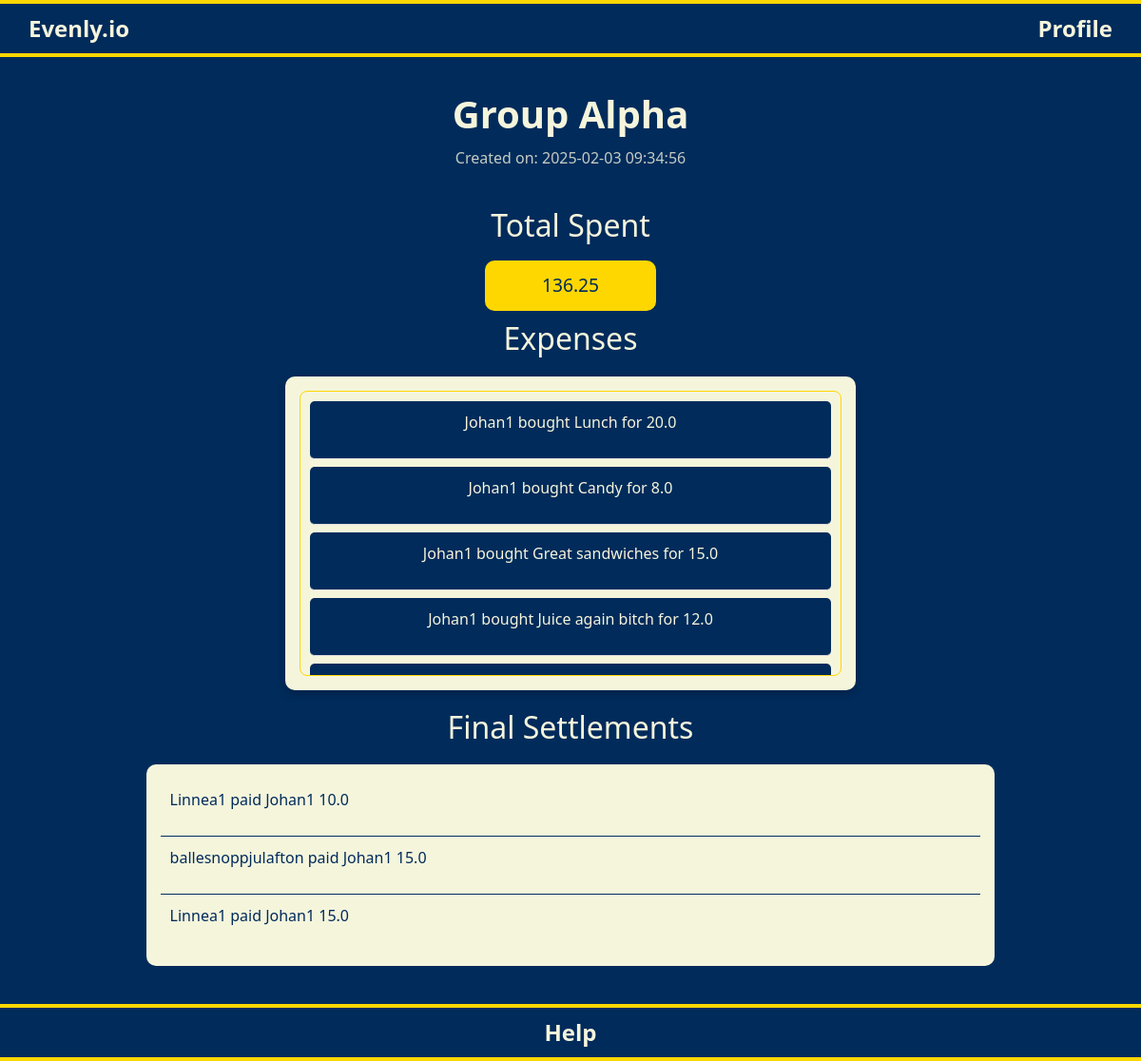
Screenshot of /finished-group/1 (signed in) with the database file from the repository.
### tables this page shows
CREATE TABLE Groups (
    group_id INTEGER PRIMARY KEY AUTOINCREMENT,
    name TEXT NOT NULL,
    code TEXT NOT NULL UNIQUE,
    created_by INTEGER NOT NULL,
    status TEXT DEFAULT 'active',
    timestamp DATETIME DEFAULT CURRENT_TIMESTAMP,
    FOREIGN KEY (created_by) REFERENCES Users (user_id)
);

CREATE TABLE Payments (
    payment_id INTEGER PRIMARY KEY AUTOINCREMENT,
    group_id INTEGER NOT NULL,
    paid_by INTEGER NOT NULL,    -- who paid the amount
    amount REAL NOT NULL,        -- amount paid
    description TEXT,            -- optional description (e.g. "beer for 3")
    timestamp DATETIME DEFAULT CURRENT_TIMESTAMP, -- when the payment was made
    FOREIGN KEY (group_id) REFERENCES Groups (group_id),
    FOREIGN KEY (paid_by) REFERENCES Users (user_id)
);

CREATE TABLE Users (
    user_id INTEGER PRIMARY KEY AUTOINCREMENT,
    username TEXT NOT NULL UNIQUE,
    password_hash TEXT NOT NULL
);

CREATE TABLE Settlements (
    settlement_id INTEGER PRIMARY KEY AUTOINCREMENT,
    group_id INTEGER NOT NULL,
    from_user INTEGER NOT NULL,
    to_user INTEGER NOT NULL,
    amount REAL NOT NULL,
    status TEXT DEFAULT 'unpaid', -- track whether the debt is "paid" or "unpaid"
    timestamp DATETIME DEFAULT CURRENT_TIMESTAMP,
    FOREIGN KEY (group_id) REFERENCES Groups (group_id),
    FOREIGN KEY (from_user) REFERENCES Users (user_id),
    FOREIGN KEY (to_user) REFERENCES Users (user_id)
);

### app.py (the view)
@app.route("/finished-group/<int:group_id>")
@login_required
def finished_group(group_id):
    conn = get_db_connection()
    cursor = conn.cursor()
    cursor.execute("SELECT name, timestamp FROM Groups WHERE group_id = ?", (group_id,))
    group = cursor.fetchone()
    if not group:
        conn.close()
        return apology("Group not found", 404)
    group_name, created_at = group
    cursor.execute("SELECT SUM(amount) FROM Payments WHERE group_id = ?", (group_id,))
    total_spent = cursor.fetchone()[0] or 0
    cursor.execute("""
        SELECT p.payment_id, p.paid_by, u.username, p.amount, p.description, p.timestamp
        FROM Payments p
        JOIN Users u ON p.paid_by = u.user_id
        WHERE p.group_id = ?
        ORDER BY p.timestamp DESC
    """, (group_id,))
    expenses = [dict(zip(["payment_id", "paid_by", "username", "amount", "description", "timestamp"], row)) for row in cursor.fetchall()]
    cursor.execute("""
        SELECT u1.username AS from_username,
               u2.username AS to_username,
               s.amount
        FROM Settlements s
        JOIN Users u1 ON s.from_user = u1.user_id
        JOIN Users u2 ON s.to_user = u2.user_id
        WHERE s.group_id = ? AND s.status = 'paid'
        ORDER BY s.timestamp DESC
    """, (group_id,))
    debts = [dict(zip(["from_username", "to_username", "amount"], row)) for row in cursor.fetchall()]
    conn.close()
    return render_template(
        "finished_group.html",
        group_name=group_name,
        created_at=created_at,
        total_spent=total_spent,
        expenses=expenses,
        debts=debts,
        group_id=group_id
    )

### app.py (called while the page is built)
@app.after_request
def after_request(response):
    response.headers["Cache-Control"] = "no-cache, no-store, must-revalidate"
    response.headers["Expires"] = 0
    response.headers["Pragma"] = "no-cache"
    return response

### database.py (called while the page is built)
def get_db_connection():
    conn = sqlite3.connect("evenly.db")
    conn.row_factory = sqlite3.Row  # Allows dictionary-like row access
    return conn

### helpers.py (called while the page is built)
def login_required(f):
    @wraps(f)
    def decorated_function(*args, **kwargs):
        if session.get("user_id") is None:
            return redirect("start.html")
        return f(*args, **kwargs)
    return decorated_function

### templates/finished_group.html (shortened to what this page needs)
{% extends "layout.html" %}
{% block main %}
<div class="container">
    <h1 class="group-logo">{{ group_name if group_name else 'No Group Found' }}</h1>
    <p class="group-time">
        Created on: {{ created_at if created_at else 'Unknown Date' }}
    </p>
    <div class="total-spent-wrapper">
        <h2>Total Spent</h2>
        <p class="btn-custom btn-register-login">{{ total_spent if total_spent else '0' }}</p>
    </div>
    <h2>Expenses</h2>
    {% if expenses %}
        <div class="expenses-container">
            <div class="expenses-list">
                {% for expense in expenses %}
                <div class="expense-item" data-expense-id="{{ expense['payment_id'] }}">
                    <p>{{ expense["username"] }} bought {{ expense["description"] }} for {{ expense["amount"] }}</p>
                </div>
                {% endfor %}
            </div>
        </div>
    {% else %}
        <p>No expenses recorded.</p>
    {% endif %}
    <h2>Final Settlements</h2>
    {% if debts %}
        <div class="scoreboard">
            {% for debt in debts %}
                <div>
                    <p>{{ debt["from_username"] }} paid {{ debt["to_username"] }} {{ debt["amount"] }}</p>
                </div>
            {% endfor %}
        </div>
    {% else %}
        <p>No settlements recorded.</p>
    {% endif %}
</div>
{% endblock %}

### templates/layout.html (shortened to what this page needs)
<!DOCTYPE html>
<html lang="en">
<head>
    <link href="https://cdn.jsdelivr.net/npm/bootstrap@5.3.3/dist/css/bootstrap.min.css" rel="stylesheet">
    <link href="{{ url_for('static', filename='style.css') }}" rel="stylesheet">
</head>
<body>
    <header class="site-header">
        <a href="/home" class="text-decoration-none">Evenly.io</a>
        <a href="/profile" class="text-decoration-none">Profile</a>
    </header>
    <main class="main-content">
        <div class="scroll-wrapper">
            {% block main %}{% endblock %}
        </div>
    </main>
    <footer class="site-footer">
        <a href="/help" class="text-decoration-none">Help</a>
    </footer>
</body>
</html>

### static/style.css (style rules this page uses)
html, body { height: 100%; margin: 0; padding: 0; display: flex; flex-direction: column; background-color: #002B5B; color: #F5F5DC; overflow-x: hidden; overflow-y: auto; }
.group-logo { font-size: 2.5rem; font-weight: bold; margin-top: 10px; margin-bottom: 10px; word-wrap: break-word; }
.group-time { font-size: 1.0rem; opacity: 0.8; margin-top: 10; margin-bottom: 40px; }
.btn-custom { width: 180px; font-size: 1.2rem; padding: 12px; margin: 10px; border-radius: 10px; border: none; transition: all 0.3s ease-in-out; }
.btn-register-login { background-color: #FFD700; color: #002B5B; }
.site-header { position: fixed; top: 0; left: 0; width: 100%; height: 60px; border-top: 4px solid #FFD700; border-bottom: 4px solid #FFD700; padding: 15px 30px; text-align: center; background-color: #002B5B; display: flex; justify-content: space-between; align-items: center; z-index: 1000; }
.site-footer { position: fixed; bottom: 0; left: 0; width: 100%; height: 60px; border-top: 4px solid #FFD700; border-bottom: 4px solid #FFD700; padding: 15px 30px; text-align: center; background-color: #002B5B; display: flex; justify-content: center; align-items: center; z-index: 1000; margin-top: auto; }
.site-header a, .site-footer a { color: #F5F5DC; font-size: 1.5rem; font-weight: bold; }
main { flex-grow: 1; padding-top: 80px; padding-bottom: 80px; text-align: center; }
.expenses-container { background-color: #F5F5DC; border-radius: 10px; padding: 15px; width: 60%; max-width: 600px; margin: 20px auto; box-shadow: 0 4px 8px rgba(0, 0, 0, 0.2); }
.expenses-list { max-height: 300px; overflow-y: auto; padding: 10px; border: 1px solid #FFD700; border-radius: 8px; }
.expense-item { background-color: #002B5B; color: #F5F5DC; padding: 10px; margin-bottom: 8px; border-radius: 5px; }
.main-content { flex-grow: 1; padding: 20px; padding-top: 80px; padding-bottom: 80px; text-align: center; box-sizing: border-box; overflow-y: auto; }
.scroll-wrapper { padding-right: 10px; margin-right: -10px; }
.total-spent-wrapper { display: flex; flex-direction: column; align-items: center; margin-top: 20px; }
.expense-item { cursor: pointer; padding: 10px; border-bottom: 1px solid #ddd; }
.scoreboard { width: 80%; margin: 20px auto; background-color: #F5F5DC; border-radius: 10px; padding: 15px; }
.scoreboard p { display: inline-block; margin-right: 10px; color: #002B5B; }
.scoreboard > div { display: flex; justify-content: space-between; align-items: center; padding: 10px; border-bottom: 1px solid #002B5B; }
.scoreboard > div:last-child { border-bottom: none; }

### rows the page displays
Groups: name "Group Alpha", timestamp "2025-02-03 09:34:56"
Payments: username "Johan1", description "Lunch", amount "20.0"
Payments: username "Johan1", description "Candy", amount "8.0"
Payments: username "Johan1", description "Great sandwiches", amount "15.0"
Payments: username "Johan1", description "Juice again bitch", amount "12.0"
Settlements: from_username "Linnea1", to_username "Johan1", amount "10.0"
Settlements: from_username "ballesnoppjulafton", to_username "Johan1", amount "15.0"
Settlements: from_username "Linnea1", to_username "Johan1", amount "15.0"

### other values shown
{{ total_spent if total_spent else '0' }} "136.25"
